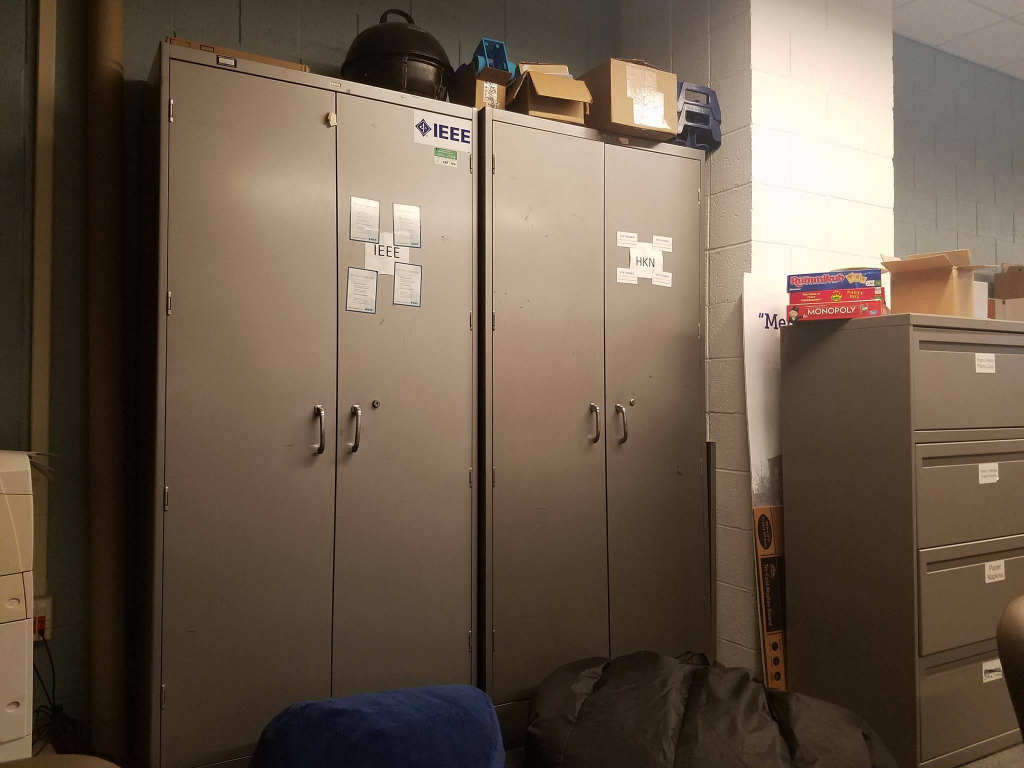
%> input picture Project/ImageStiching/images/rso1.jpg, 2048 x 1536 px (shown at 1/2 size); the run also reads 1 picture not shown here
$ octave runThis_s.m   (GNU Octave 9; MATLAB toolbox functions it lacks are replaced by stand-ins)
%> lines starting %> are read from the running program, lines starting %| are printed output that depends on the picture
### Project/ImageStiching/get_tforms.m
function [T] = get_tforms(left_orig, right_orig)
    left_s = single(rgb2gray(left_orig));
    right_s = single(rgb2gray(right_orig));

    [f_left,d_left] = vl_sift(left_s);
    [f_right,d_right] = vl_sift(right_s);
    [matches, scores] = vl_ubcmatch(d_left, d_right);

    matches = matches';
    r1 = f_left(2, :);
    c1 = f_left(1, :);
    r2 = f_right(2, :);
    c2 = f_right(1, :);

    h = 1;

    r1_old = r1;
    c1_old = c1;
    r2_old = r2;
    c2_old = c2;

    mean1Y = mean(r1);
    mean1X = mean(c1);
    mean2Y = mean(r2);
    mean2X = mean(c2);

    std1Y = std(r1);
    std1X = std(c1);
    std2Y = std(r2);
    std2X = std(c2);

    t1 = [1 0 -mean1X; 0 1 -mean1Y; 0 0 1];
    t2 = [1/std1X 0 0; 0 1/std1Y 0; 0 0 1];
    t3 = [1/std2X 0 0; 0 1/std2Y 0; 0 0 1];
    t4 = [1 0 -mean2X; 0 1 -mean2Y; 0 0 1];

    %Create the normalization matrices to normalize the coordinates
    T1 = t2 * t1;
    T2 = t3 * t4;

    %Normalize the coordinates
    for r = 1:length(c1)
        n_point = T1 * vertcat(c1(r), r1(r), 1);
        c1(r) = n_point(1);
        r1(r) = n_point(2);
    end

    for c = 1:length(c2)
        n_point = T2 * vertcat(c2(c), r2(c), 1);
        c2(c) = n_point(1);
        r2(c) = n_point(2);
    end

    [n, k] = size(matches);
    best_number_in_threshold = 0;
    best_dist = 0;
    threshold = 3;
    best_set = zeros(1);
    best_H = zeros(1);

    best_inliers = [];
    best_outliers = [];

    for t = 1:2000
        set = randperm(n, 4);

        inliers = [];
        outliers = [];

        points1 = ones(4, 3);
        points2 = ones(4, 3);

        A = zeros(8, 9);

        for i = 1:4
            pos1 = matches(set(i), 1);
            pos2 = matches(set(i), 2);

            u1 = c1(pos1);
            v1 = r1(pos1);
            u2 = c2(pos2);
            v2 = r2(pos2);

            A(2*(i-1) + 1, :) = [-u1, -v1, -1, 0, 0, 0, u1 * u2, v1 * u2, u2];
            A(2*(i-1) + 2, :) = [0, 0, 0, -u1, -v1, -1, u1 * v2, v1 * v2, v2];
        end

        [U, S, V] = svd(A);
        h = V(:, end);
        H = reshape(h, [3 3])';

        %Normalize this H for future calculations
        norm_H = inv(T2) * H * T1;

        number_in_threshold = 0;
        dist_sum = 0;

        % Calculate I for each point, normalize it, and then check to see if
        % its in the threshold
        for i = 1:n
            u = c1_old(matches(i, 1));
            v = r1_old(matches(i, 1));
            u2 = c2_old(matches(i, 2));
            v2 = r2_old(matches(i, 2));

            I = norm_H * vertcat(u, v, 1);
            I(1) = I(1)/I(3);
            I(2) = I(2)/I(3);
            distance = sqrt((I(1) - u2)^2 + (I(2) - v2)^2);

            if distance < threshold
                number_in_threshold = number_in_threshold + 1;
                dist_sum = dist_sum + distance;
                inliers = [inliers; i];
            else
                outliers = [outliers; i];
            end
        end
        if number_in_threshold >= best_number_in_threshold
            best_set = set;
            best_H = H;
            best_number_in_threshold = number_in_threshold;
            best_dist = dist_sum;
            best_inliers = inliers;
            best_outliers = outliers;
        end
    end

    % Unnormalize H
    % H = inv(T2) * best_H * T1;
    %
    % %%%%%%%%%%%%%%%%%%%%%%%%%%%%%%%%%%%%%%%%%%%%%%%%%%%%%%%%%%%%%%%%%%%%%%%%%%
    % Get a tranformation and apply it to the left image - This part does not work
    % tform = projective2d(H);
    % new_im = imwarp(double(left), tform);

    %%%%%%%%%%%%%%%%%%%%%%%%%%%%%%%%%%%%%%%%%%%%%%%%%%%%%%%%%%%%%%%%%%%%%%%%%%
    % Display the best matching points
    pos1 = matches(best_set, 1);
    pos2 = matches(best_set, 2);

    u1 = c1_old(pos1);
    v1 = r1_old(pos1);
    u2 = c2_old(pos2);
    v2 = r2_old(pos2);

    T = maketform('projective',[u2' v2'],[u1' v1']);
end

### Project/ImageStiching/runThis_s.m
% [11 lines of commented-out code are left out]

im1 = imresize(imread('images/rso1.jpg'), .25);
im2 = imresize(imread('images/rso2.jpg'), .25);
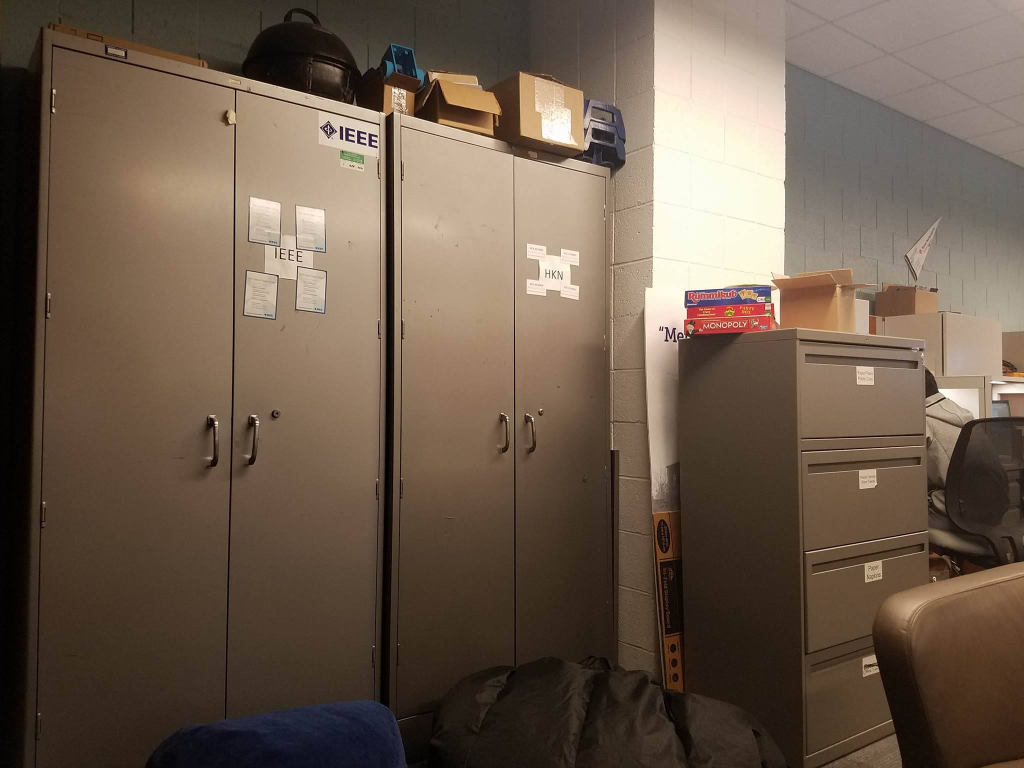
%> input picture Project/ImageStiching/images/rso2.jpg, 2048 x 1536 px (shown at 1/2 size)
im3 = imresize(imread('images/rso3.jpg'), .25);
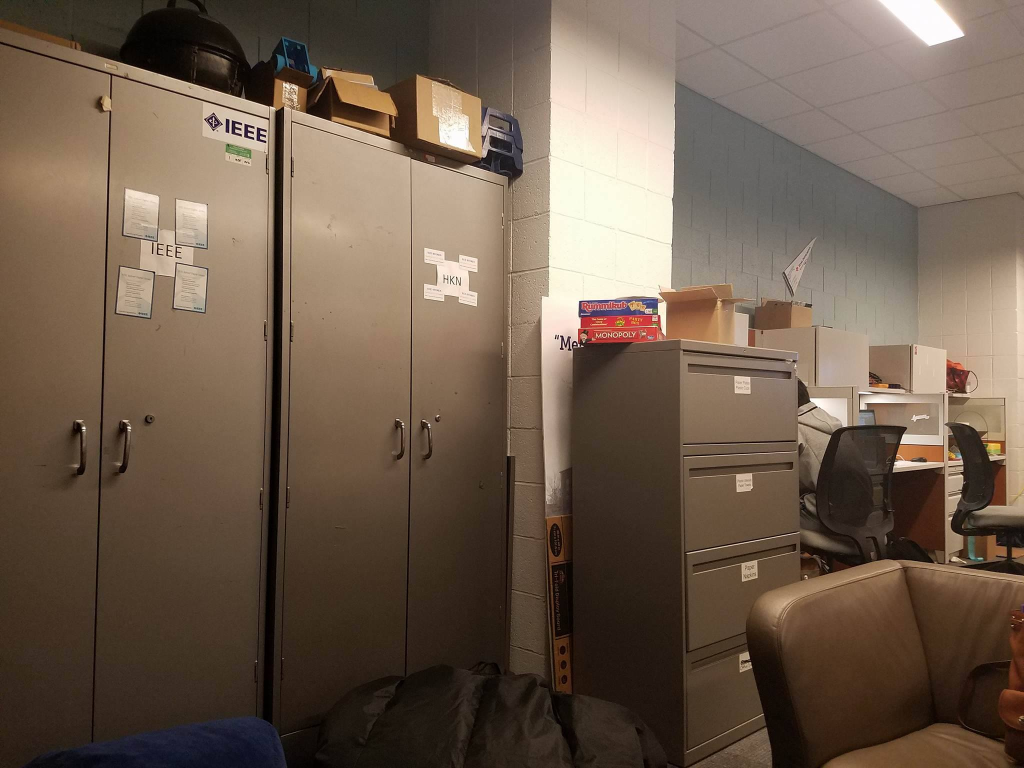
%> input picture Project/ImageStiching/images/rso3.jpg, 2048 x 1536 px (shown at 1/2 size)
im4 = imresize(imread('images/rso4.jpg'), .25);
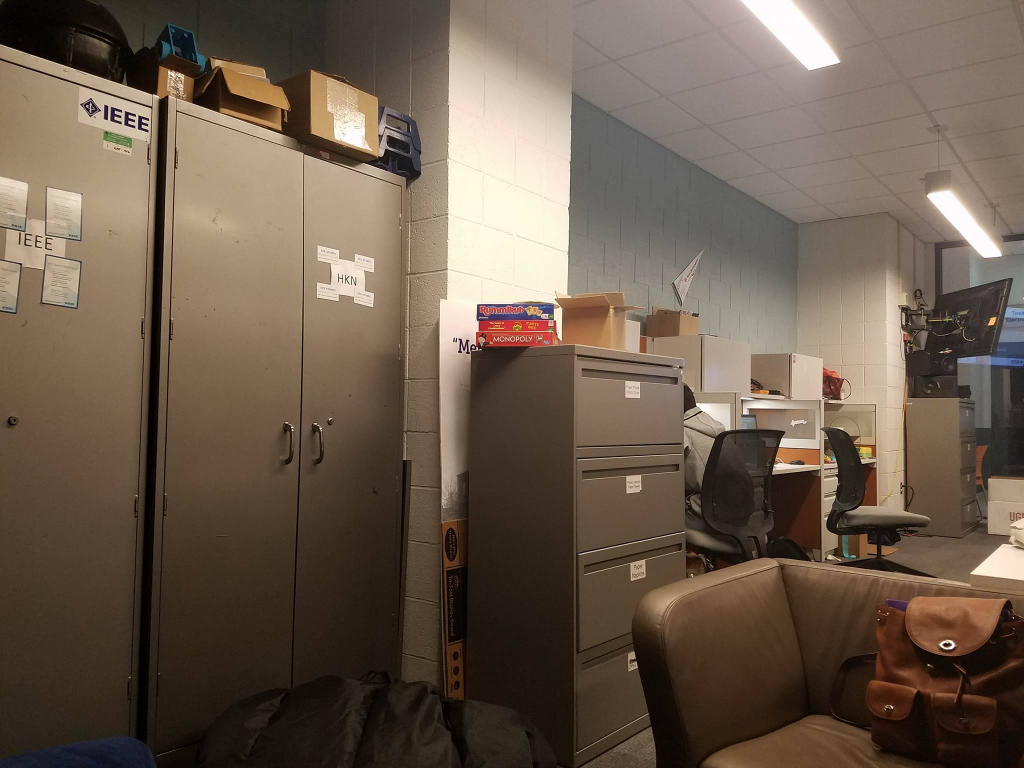
%> input picture Project/ImageStiching/images/rso4.jpg, 2048 x 1536 px (shown at 1/2 size)
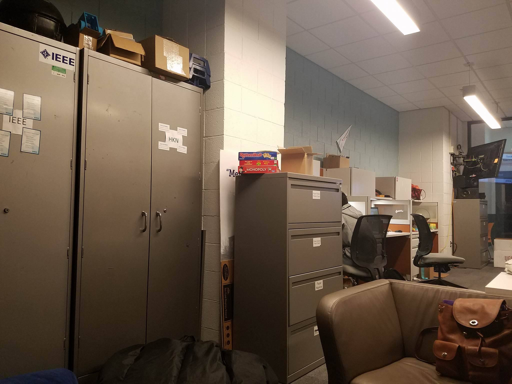
%> im4: size 384x512x3 uint8; mean R, G, B 108.7, 92.4, 77.5
im5 = imresize(imread('images/rso5.jpg'), .25);
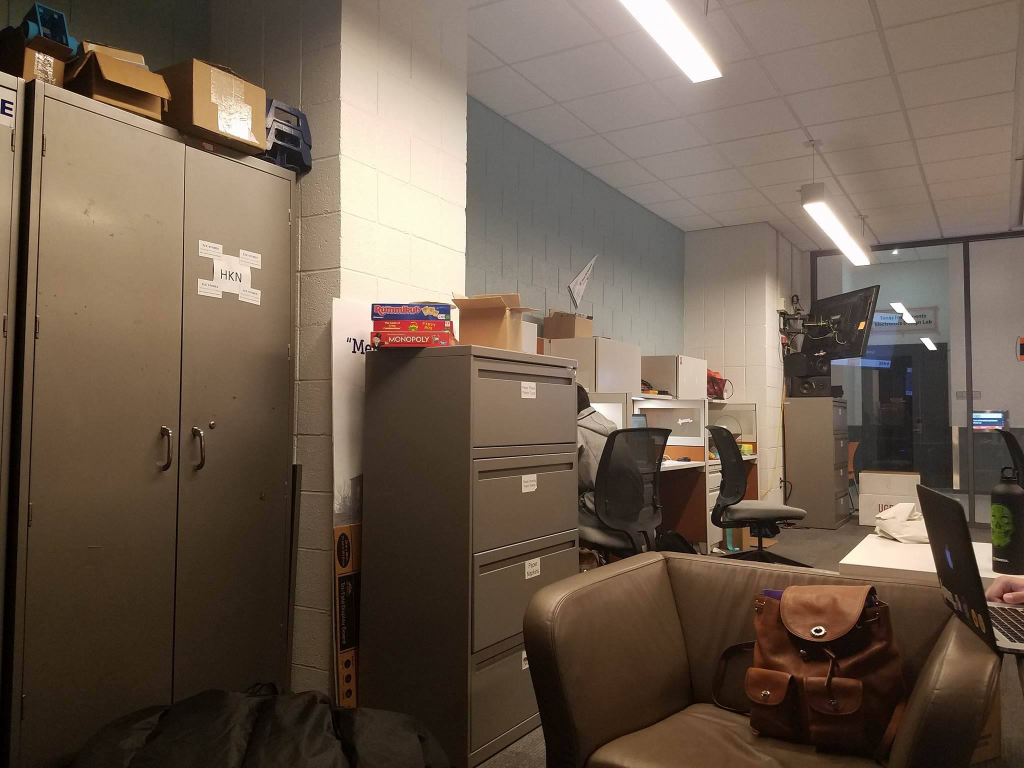
%> input picture Project/ImageStiching/images/rso5.jpg, 2048 x 1536 px (shown at 1/2 size)
im6 = imresize(imread('images/rso6.jpg'), .25);

% pan1 = image_stitch(im1, im2);
% pan2 = image_stitch(im3, im4);

tforms(1) = projective2d(eye(3));
T2 = get_tforms(im1, im2);
%> in get_tforms, `left_s = single(rgb2gray(left_orig));`:
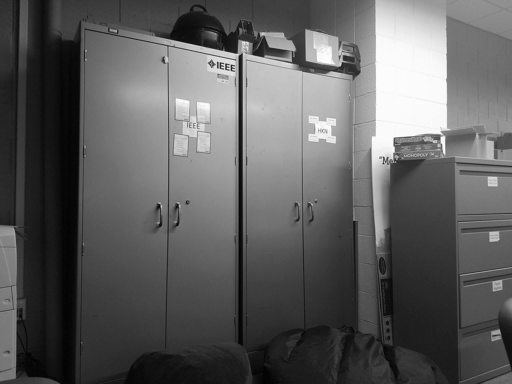
%> left_s: size 384x512 single; min 1, max 254, mean 93.9
%> in get_tforms, `right_s = single(rgb2gray(right_orig));`:
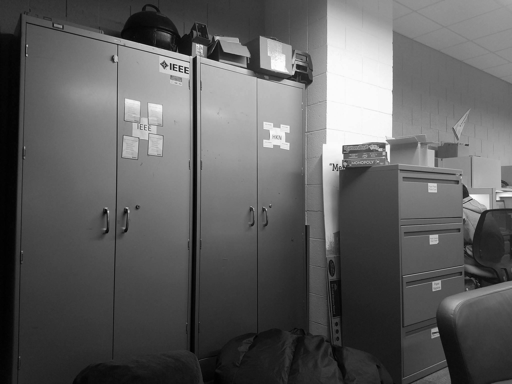
%> right_s: size 384x512 single; min 0, max 255, mean 94.7
%> the run ends on the next line
